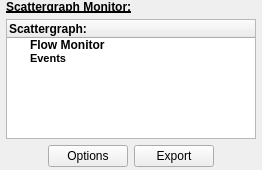
                <widget class="QWidget" name="pageScattergraphs">
                 <property name="geometry">
                  <rect>
                   <x>0</x>
                   <y>0</y>
                   <width>262</width>
                   <height>170</height>
                  </rect>
                 </property>
                 <property name="sizePolicy">
                  <sizepolicy hsizetype="Preferred" vsizetype="Fixed">
                   <horstretch>0</horstretch>
                   <verstretch>0</verstretch>
                  </sizepolicy>
                 </property>
                 <property name="minimumSize">
                  <size>
                   <width>0</width>
                   <height>170</height>
                  </size>
                 </property>
                 <property name="maximumSize">
                  <size>
                   <width>16777215</width>
                   <height>170</height>
                  </size>
                 </property>
                 <attribute name="label">
                  <string>Scattergraph</string>
                 </attribute>
                 <layout class="QVBoxLayout" name="verticalLayout_16">
                  <property name="leftMargin">
                   <number>6</number>
                  </property>
                  <property name="topMargin">
                   <number>0</number>
                  </property>
                  <property name="rightMargin">
                   <number>6</number>
                  </property>
                  <property name="bottomMargin">
                   <number>0</number>
                  </property>
                  <item>
                   <widget class="QLabel" name="label_6">
                    <property name="sizePolicy">
                     <sizepolicy hsizetype="Minimum" vsizetype="Expanding">
                      <horstretch>0</horstretch>
                      <verstretch>0</verstretch>
                     </sizepolicy>
                    </property>
                    <property name="minimumSize">
                     <size>
                      <width>0</width>
                      <height>13</height>
                     </size>
                    </property>
                    <property name="maximumSize">
                     <size>
                      <width>250</width>
                      <height>13</height>
                     </size>
                    </property>
                    <property name="font">
                     <font>
                      <weight>75</weight>
                      <bold>true</bold>
                      <underline>true</underline>
                     </font>
                    </property>
                    <property name="text">
                     <string>Scattergraph Monitor:</string>
                    </property>
                   </widget>
                  </item>
                  <item>
                   <widget class="QTreeWidget" name="trw_Scattergraph">
                    <property name="sizePolicy">
                     <sizepolicy hsizetype="Fixed" vsizetype="Expanding">
                      <horstretch>0</horstretch>
                      <verstretch>0</verstretch>
                     </sizepolicy>
                    </property>
                    <property name="minimumSize">
                     <size>
                      <width>250</width>
                      <height>120</height>
                     </size>
                    </property>
                    <property name="maximumSize">
                     <size>
                      <width>250</width>
                      <height>120</height>
                     </size>
                    </property>
                    <property name="contextMenuPolicy">
                     <enum>Qt::CustomContextMenu</enum>
                    </property>
                    <property name="acceptDrops">
                     <bool>false</bool>
                    </property>
                    <property name="dragDropMode">
                     <enum>QAbstractItemView::DropOnly</enum>
                    </property>
                    <property name="defaultDropAction">
                     <enum>Qt::IgnoreAction</enum>
                    </property>
                    <property name="itemsExpandable">
                     <bool>true</bool>
                    </property>
                    <column>
                     <property name="text">
                      <string>Scattergraph:</string>
                     </property>
                     <property name="font">
                      <font>
                       <weight>75</weight>
                       <bold>true</bold>
                      </font>
                     </property>
                    </column>
                    <item>
                     <property name="text">
                      <string>Flow Monitor</string>
                     </property>
                     <property name="font">
                      <font>
                       <weight>75</weight>
                       <bold>true</bold>
                      </font>
                     </property>
                     <property name="flags">
                      <set>ItemIsDropEnabled|ItemIsEnabled</set>
                     </property>
                    </item>
                    <item>
                     <property name="text">
                      <string>Events</string>
                     </property>
                     <property name="font">
                      <font>
                       <family>MS Shell Dlg 2</family>
                       <pointsize>8</pointsize>
                       <weight>75</weight>
                       <bold>true</bold>
                      </font>
                     </property>
                     <property name="flags">
                      <set>ItemIsDropEnabled|ItemIsEnabled</set>
                     </property>
                    </item>
                   </widget>
                  </item>
                  <item>
                   <layout class="QHBoxLayout" name="horizontalLayout_2">
                    <item>
                     <spacer name="horizontalSpacer">
                      <property name="orientation">
                       <enum>Qt::Horizontal</enum>
                      </property>
                      <property name="sizeHint" stdset="0">
                       <size>
                        <width>30</width>
                        <height>20</height>
                       </size>
                      </property>
                     </spacer>
                    </item>
                    <item>
                     <widget class="QPushButton" name="btnScattergraphOptions">
                      <property name="text">
                       <string>Options</string>
                      </property>
                     </widget>
                    </item>
                    <item>
                     <widget class="QPushButton" name="btnExportMultiple">
                      <property name="text">
                       <string>Export</string>
                      </property>
                     </widget>
                    </item>
                    <item>
                     <spacer name="horizontalSpacer_2">
                      <property name="orientation">
                       <enum>Qt::Horizontal</enum>
                      </property>
                      <property name="sizeHint" stdset="0">
                       <size>
                        <width>30</width>
                        <height>20</height>
                       </size>
                      </property>
                     </spacer>
                    </item>
                   </layout>
                  </item>
                 </layout>
                </widget>
